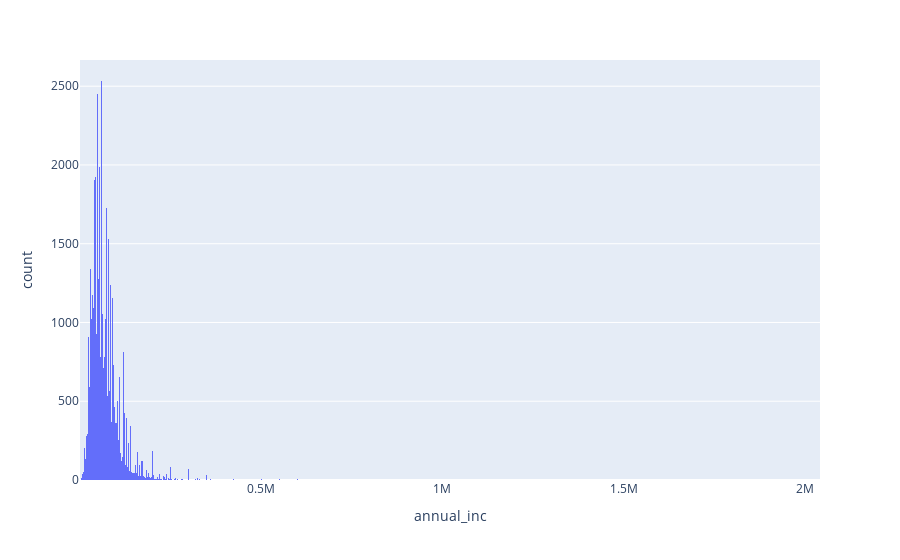

Notebook cell for this chart:
### Code cell
# Interactive histogram to analyse specific columns
inspector.check_stats(df, "annual_inc")
plot.plot_hist(df, "annual_inc") # amount of bins is automatic depending on column

### Figure 1 — Plotly figure (JSON) as saved in the notebook; plotly's stock layout.template omitted (floating-point values rounded to 4 significant figures; data arrays with more than 128 entries replaced by an {"elided": "..."} marker saying what was removed)
{"data": [{"alignmentgroup": "True", "bingroup": "x", "hovertemplate": "annual_inc=%{x}<br>count=%{y}<extra></extra>", "legendgroup": "", "marker": {"color": "#636efa", "pattern": {"shape": ""}}, "name": "", "offsetgroup": "", "orientation": "v", "showlegend": false, "type": "histogram", "x": {"elided": "54231 float values"}, "xaxis": "x", "yaxis": "y"}], "layout": {"barmode": "relative", "legend": {"tracegroupgap": 0}, "margin": {"t": 60}, "xaxis": {"anchor": "y", "domain": [0, 1], "title": {"text": "annual_inc"}}, "yaxis": {"anchor": "x", "domain": [0, 1], "title": {"text": "count"}}}}
